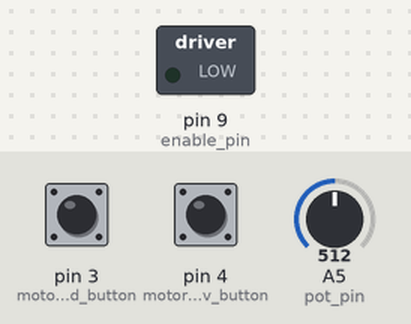
A sketch run on a simulated Arduino Uno, built with avr-gcc and run on an emulated ATmega328P. On the bench: switched loads named in the sketch (green lamp = pin HIGH). Inputs (shaded band) come from the test bench; at power-on: pin 3 (motor_fwd_button) LOW, pin 4 (motor_rev_button) LOW, A5 (pot_pin) = 512.

Above: at 1.2 s.
1.3 s: pin 3 (motor_fwd_button) pulled HIGH for 0.15 s
At 3.1 s:
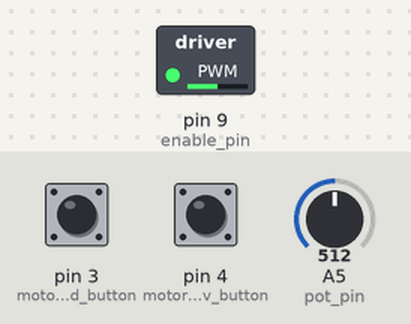
Timing chart, 0 to 4.6 s (numbered marks = the images above; inputs shaded):
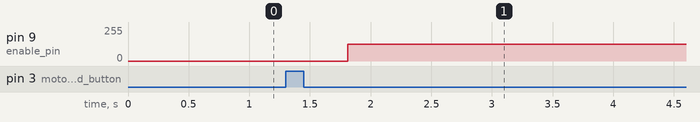

The sketch:

Arduino_Motor_Control_Pot_HBridge.ino
```cpp
const int pot_pin = A5;
const int enable_pin = 9;
const int motor_control_1 = 12;
const int motor_control_2 = 7;

const int motor_fwd_button = 3;
const int motor_rev_button = 4;

void setup() {
  pinMode(pot_pin, INPUT);
  pinMode(enable_pin, OUTPUT);
  pinMode(motor_fwd_button, INPUT);
  pinMode(motor_rev_button, INPUT);

  digitalWrite(enable_pin, LOW);
}

void loop() {
  int motor_speed = map(analogRead(pot_pin), 0, 1023, 0, 255);
  int direction_fwd = digitalRead(motor_fwd_button);
  int direction_rev = digitalRead(motor_rev_button);
  delay(5);


  if(direction_fwd && !direction_rev){
    digitalWrite(motor_control_1, LOW);
    digitalWrite(motor_control_2, LOW);
    delay(500);
    analogWrite(enable_pin, motor_speed);
    digitalWrite(motor_control_1, HIGH);
    digitalWrite(motor_control_2, LOW);
  }

  else if(!direction_fwd && direction_rev){
    digitalWrite(motor_control_1, LOW);
    digitalWrite(motor_control_2, LOW);
    delay(500);
    analogWrite(enable_pin, motor_speed);
    digitalWrite(motor_control_1, LOW);
    digitalWrite(motor_control_2, HIGH);
  }
}
```

Measured:
- after the input at 1.3 s, pin 9 (enable_pin): 0/255 → 127/255 after 0.51 s
